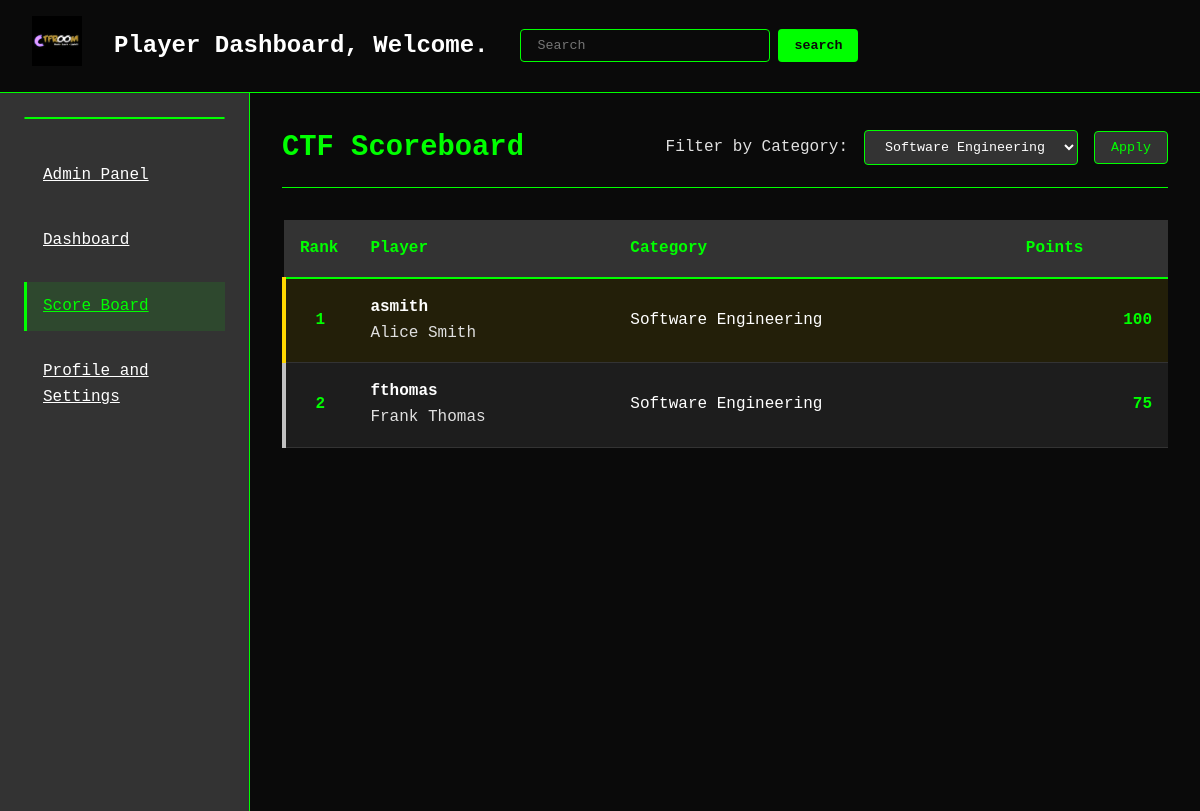
The app's page /scoreboard.php?category=Software Engineering with its own data.
### tables this page shows
CREATE TABLE `users` (
  `id` int(11) NOT NULL,
  `username` varchar(50) NOT NULL,
  `first_name` varchar(50) NOT NULL,
  `last_name` varchar(50) NOT NULL,
  `email` varchar(100) NOT NULL,
  `category` enum('Web Security','Software Engineering','Linux','Binary Exploitation','General') NOT NULL,
  `points` int(11) DEFAULT 0
);

### scoreboard.php (the view, shortened to what this page needs)
<?php
$db_host = 'localhost';
$db_name = 'ctfroom';
$db_user = 'root';
$db_pass = '';
try {
    $pdo = new PDO("mysql:host=$db_host;dbname=$db_name", $db_user, $db_pass);
    $pdo->setAttribute(PDO::ATTR_ERRMODE, PDO::ERRMODE_EXCEPTION);
} catch(PDOException $e) {
    die("Database connection failed: " . $e->getMessage());
}
$category_filter = isset($_GET['category']) ? $_GET['category'] : '';
$query = "SELECT id, username, first_name, last_name, category, points FROM users";
if (!empty($category_filter)) {
    $query .= " WHERE category = :category";
}
$query .= " ORDER BY points DESC";
try {
    $stmt = $pdo->prepare($query);
    if (!empty($category_filter)) {
        $stmt->bindParam(':category', $category_filter);
    }
    $stmt->execute();
    $users = $stmt->fetchAll(PDO::FETCH_ASSOC);
} catch (PDOException $e) {
    die("Error fetching users: " . $e->getMessage());
}
$categories = [];
try {
    $stmt = $pdo->query("SELECT DISTINCT category FROM users WHERE category IS NOT NULL");
    $categories = $stmt->fetchAll(PDO::FETCH_COLUMN);
} catch (PDOException $e) {
}
?>
<!DOCTYPE html>
<html lang="en">
<head>
    <link rel="stylesheet" href="https://cdnjs.cloudflare.com/ajax/libs/font-awesome/6.4.0/css/all.min.css">
</head>
<body>
    <section id="section-heading">
        <div class="heading-container">
            <div class="left">
                <a href="home.php" class="logo"><img src="images/logo.png" alt=""></a>
                <h2>Player Dashboard, Welcome.</h2>
                <form action="" method="post">
                    <input type="search" name="search" id="search" placeholder="Search">
                    <input type="submit" value="search">
                </form>
            </div>
        </div>
    </section>
    <section id="dash-section">
        <div class="dash-section-left">
            <div class="side-container">
                <img src="lab/webcam_settings(1).png" alt="">
                <div class="side-bar">
                    <ul>
                        <li><a href="admin.php">Admin Panel</a></li>
                        <li><a href="dashboard.php">Dashboard</a></li>
                        <li><a href="scoreboard.php" class="active">Score Board</a></li>
                        <li><a href="profile.php">Profile and Settings</a></li>
                    </ul>
                </div>
            </div>
        </div>
        <div class="dash-section-right">
            <div class="scoreboard-header">
                <h1 class="scoreboard-title">CTF Scoreboard</h1>
                <form method="get" class="category-filter">
                    <label for="category">Filter by Category:</label>
                    <select name="category" id="category">
                        <?php foreach ($categories as $cat): ?>
                            <option value="<?php echo htmlspecialchars($cat); ?>"
                                <?php echo ($category_filter === $cat) ? 'selected' : ''; ?>>
                                <?php echo htmlspecialchars($cat); ?>
                            </option>
                        <?php endforeach; ?>
                    </select>
                    <button type="submit">Apply</button>
                </form>
            </div>
            <table class="scoreboard-table">
                <thead>
                    <tr>
                        <th>Rank</th>
                        <th>Player</th>
                        <th>Category</th>
                        <th>Points</th>
                    </tr>
                </thead>
                <tbody>
                    <?php if (empty($users)): ?>
                        <tr>
                            <td colspan="4" style="text-align: center;">No players found</td>
                        </tr>
                    <?php else: ?>
                        <?php foreach ($users as $index => $user): ?>
                            <tr class="<?php
                                echo ($index === 0) ? 'first-place' : '';
                                echo ($index === 1) ? 'second-place' : '';
                                echo ($index === 2) ? 'third-place' : '';
                            ?>">
                                <td class="rank"><?php echo $index + 1; ?></td>
                                <td>
                                    <span class="username"><?php echo htmlspecialchars($user['username']); ?></span><br>
                                    <span class="name"><?php echo htmlspecialchars($user['first_name'] . ' ' . $user['last_name']); ?></span>
                                </td>
                                <td class="category"><?php echo htmlspecialchars($user['category'] ?? 'N/A'); ?></td>
                                <td class="points"><?php echo htmlspecialchars($user['points']); ?></td>
                            </tr>
                        <?php endforeach; ?>
                    <?php endif; ?>
                </tbody>
            </table>
        </div>
    </section>
</body>
</html>

### scoreboard.php (style rules this page uses)
:root { --primary-dark: #0a0a0a; --primary-accent: #00ff00; --secondary-accent: #ff3333; --neutral-light: #ffffff; --neutral-mid: #e0e0e0; --neutral-dark: #333333; --success: #00cc66; --warning: #ffcc00; --danger: #ff3333; }
* { margin: 0; padding: 0; box-sizing: border-box; font-family: 'Courier New', monospace; }
body { background-color: var(--primary-dark); color: var(--neutral-light); line-height: 1.6; }
#section-heading { background-color: var(--primary-dark); border-bottom: 1px solid var(--primary-accent); padding: 1rem 2rem; }
.heading-container { display: flex; justify-content: space-between; align-items: center; max-width: 1400px; margin: 0 auto; }
.left { display: flex; align-items: center; gap: 2rem; }
.logo img { height: 50px; filter: invert(1) hue-rotate(90deg); }
h2 { color: var(--neutral-light); font-size: 1.5rem; font-weight: 600; }
form { display: flex; gap: 0.5rem; }
input[type="search"] { padding: 0.5rem 1rem; border: 1px solid var(--primary-accent); background-color: var(--primary-dark); color: var(--neutral-light); border-radius: 4px; min-width: 250px; }
input[type="submit"] { padding: 0.5rem 1rem; background-color: var(--primary-accent); color: var(--primary-dark); border: none; border-radius: 4px; cursor: pointer; font-weight: bold; transition: all 0.3s; }
#dash-section { display: grid; grid-template-columns: 250px 1fr; max-width: 1800px; margin: 0 auto; min-height: calc(100vh - 82px); }
.dash-section-left { background-color: var(--neutral-dark); padding: 1.5rem; border-right: 1px solid var(--primary-accent); }
.side-container { display: flex; flex-direction: column; gap: 2rem; }
.side-container img { width: 100%; border: 1px solid var(--primary-accent); border-radius: 4px; }
.side-bar ul { list-style: none; display: flex; flex-direction: column; gap: 1rem; }
.side-bar li a { display: block; padding: 0.75rem 1rem; color: var(--neutral-light); border-left: 3px solid transparent; transition: all 0.3s; }
.side-bar li a:hover, .side-bar li a.active { background-color: rgba(0, 255, 0, 0.1); border-left: 3px solid var(--primary-accent); color: var(--primary-accent); }
.dash-section-right { padding: 2rem; background-color: var(--primary-dark); }
.scoreboard-header { display: flex; justify-content: space-between; align-items: center; margin-bottom: 2rem; padding-bottom: 1rem; border-bottom: 1px solid var(--primary-accent); }
.scoreboard-title { font-size: 1.8rem; color: var(--primary-accent); }
.category-filter { display: flex; align-items: center; gap: 1rem; }
.category-filter label { color: var(--neutral-mid); }
.category-filter select { padding: 0.5rem 1rem; background-color: var(--neutral-dark); color: var(--neutral-light); border: 1px solid var(--primary-accent); border-radius: 4px; }
.category-filter button { padding: 0.5rem 1rem; background-color: var(--neutral-dark); color: var(--primary-accent); border: 1px solid var(--primary-accent); border-radius: 4px; cursor: pointer; transition: all 0.3s; }
.scoreboard-table { width: 100%; border-collapse: collapse; margin-top: 1rem; }
.scoreboard-table th { background-color: var(--neutral-dark); color: var(--primary-accent); padding: 1rem; text-align: left; border-bottom: 2px solid var(--primary-accent); }
.scoreboard-table td { padding: 1rem; border-bottom: 1px solid var(--neutral-dark); }
.scoreboard-table tr:nth-child(even) { background-color: rgba(0, 255, 0, 0.05); }
.rank { font-weight: bold; color: var(--primary-accent); width: 50px; text-align: center; }
.username { font-weight: bold; }
.name { color: var(--neutral-mid); }
.category { text-transform: capitalize; }
.points { font-weight: bold; text-align: right; color: var(--primary-accent); }
.first-place { background-color: rgba(255, 215, 0, 0.1) !important; border-left: 4px solid gold; }
.second-place { background-color: rgba(192, 192, 192, 0.1) !important; border-left: 4px solid silver; }

### records on screen
users: username "asmith", first_name+last_name "Alice Smith", category "Software Engineering", points "100"
users: username "fthomas", first_name+last_name "Frank Thomas", category "Software Engineering", points "75"

### other values on screen
form field category "Software Engineering"
